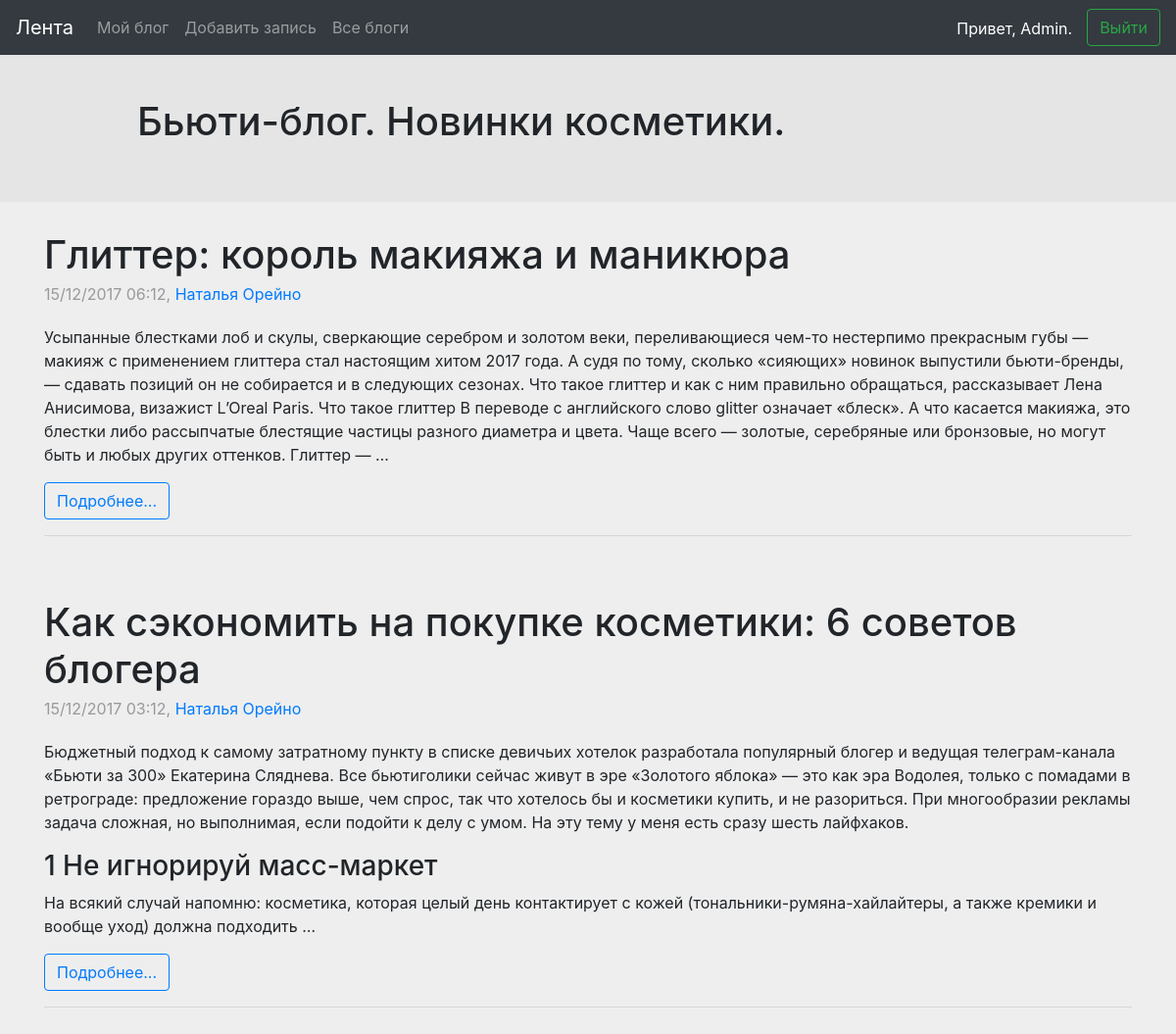
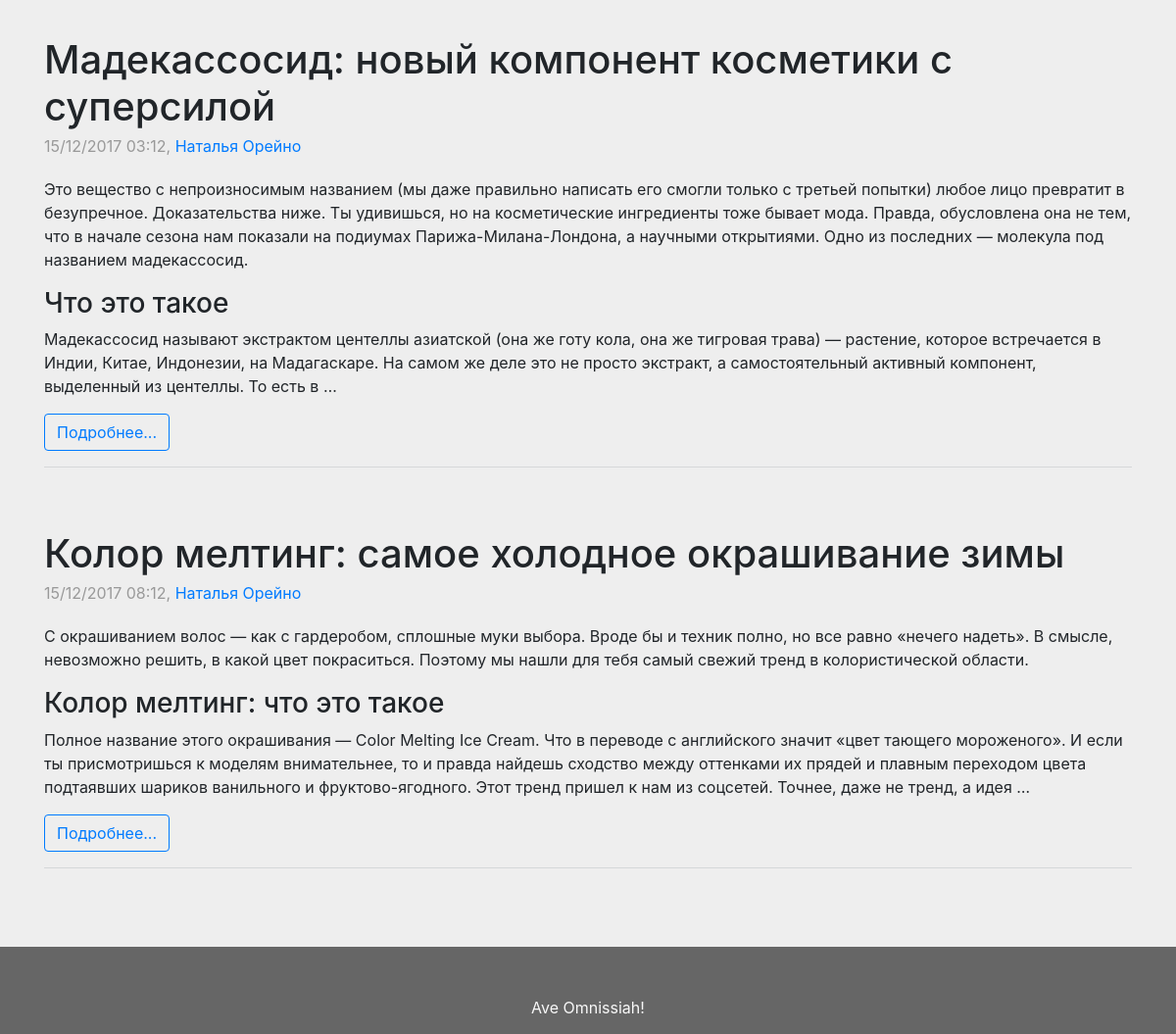
Screenshot of /4/ (signed in) with the database file from the repository (2 pictures, top to bottom).
### users/models.py (models this page shows, shortened)
class Users(models.Model):
    user = models.OneToOneField(User, null=True)
    blog_name = models.CharField(max_length=200, blank=True, verbose_name='Название блога')
    subscribes = models.ManyToManyField('Users', related_name='subscribers', verbose_name='Подписки', blank=True)
    viewed_records = models.ManyToManyField(Record, related_name='viewers', verbose_name='Просмотренные', blank=True)

### blogs/models.py (models this page shows, shortened)
class Record(models.Model):
    creator = models.ForeignKey('users.Users', related_name='records', verbose_name='Автор')
    title = models.CharField(max_length=200, blank=True, verbose_name='Название')
    body = models.TextField(verbose_name='Текст')
    created = models.DateTimeField(auto_now_add=True)
    class Meta:
        ordering = ('-created',)

### blogs/views.py (the view, shortened to what this page needs)
# urls.py: url(r'^(?P<pk>[0-9]+)/$', RecordListView.as_view(), name='records'),
class RecordListView(ListView):
    model = Record
    context_object_name = 'records'
    def get_queryset(self):
        pk_list = [self.kwargs.get('pk', None)]
        queryset = Record.objects.filter(creator_id__in=list(pk_list))
        return queryset
    def get_context_data(self, **kwargs):
        context = super(RecordListView, self).get_context_data(**kwargs)
        try:
            context['title'] = Users.objects.get(id=self.kwargs['pk']).blog_name
        except KeyError:
            context['title'] = 'Лента новостей'
        return context

### templates/blogs/record_list.html (shortened to what this page needs)
{% extends 'main.html' %}
{% block title %}
    <h1>{{ title }}</h1>
{% endblock %}
{% block content %}
    <div class="row">
        <div class="col-12">
            {% for record in records %}
                <div class="blog-post">
                    <h2 class="blog-post-title">
                        {{ record.title }}
                    </h2>
                    <p class="blog-post-meta">
                        {{ record.created|date:"d/m/Y h:m" }},
                        <a href="{% url 'blogs:records' record.creator.id %}">{{ record.creator.user.get_full_name }}</a>
                    </p>
                     <p>{{ record.body|truncatewords:100|safe }}</p>
                    <p class="btn btn-outline-primary"><a href="{% url 'blogs:record' record.id %}">Подробнее...</a></p>
                </div>
            {% endfor %}
        </div>
    </div>
{% endblock %}

### templates/main.html (shortened to what this page needs)
{% load static %}
<!DOCTYPE html>
<html lang="en">
<head>
    <link rel="stylesheet" href="{% static 'bootstrap/css/bootstrap.css'%}">
    <link rel="stylesheet" href="{% static 'styles.css'%}">
</head>
<body>
<nav class="navbar navbar-expand-md navbar-dark bg-dark fixed-top">
      {% if request.user.id %}
          <a class="navbar-brand" href="{% url 'blogs:records' %}">Лента</a>
      {% endif %}
      <div class="collapse navbar-collapse" id="navbarsExampleDefault">
        <ul class="navbar-nav mr-auto">
          {% if request.user.id %}
              <li class="nav-item">
                <a class="nav-link" href="{% url 'blogs:records' request.user.id %}">Мой блог</a>
              </li>
              <li class="nav-item">
                <a class="nav-link" href="{% url 'blogs:add_record' %}">Добавить запись</a>
              </li>
          {% endif %}
          <li class="nav-item">
            <a class="nav-link" href="{% url 'users:blogs' %}">Все блоги</a>
          </li>
        </ul>
        {% if request.user.id %}
            <div class="row">
                <div class="greeting">
                    Привет, {{ request.user.first_name }}.
                </div>
                <div class="col">
                    <a href="{% url 'logout' %}" class="btn btn-outline-success my-2 my-sm-0">Выйти</a>
                </div>
            </div>
        {% else %}
          <div class="row col-1">
              <a href="{% url 'login' %}" class="btn btn-outline-success my-2 my-sm-0">Войти</a>
            </div>
        {% endif %}
      </div>
    </nav>
<div class = "header">
    <div class="container">
        <div class="row">
            <div class="col-10" style="margin: 30px auto">
                {% block title %}
                {% endblock %}
            </div>
        </div>
    </div>
</div>
<div class="container">
    {% block content %}
    {% endblock %}
</div>
<footer>
    <div class="container">
        <div class="row justify-content-center">
            <div class="row" style="margin-top: 50px; color: #f8f8f8">
                Ave Omnissiah!
            </div>
        </div>
    </div>
</footer>
</body>
</html>

### static/styles.css (style rules this page uses)
html { position: relative; min-height: 100%; }
body { background-color: #eee; margin-bottom: 105px; }
.greeting { color: #fff; padding-top: 0.5rem; text-align: center; }
.header { padding:70px 0 20px; background-color: #e5e5e5; margin-bottom: 30px }
footer { position: absolute; bottom: 0; width: 100%; background-color: #666; padding-bottom: 15px; margin-top: 50px; }
.blog-post { margin-bottom: 4rem; border-bottom: 1px solid #868e9640; }
.blog-post-title { margin-bottom: .25rem; font-size: 2.5rem; }
.blog-post-meta { margin-bottom: 1.25rem; color: #999; }
.btn a { text-decoration: None !important; }

### rows the page displays
Users: blog_name "Бьюти-блог. Новинки косметики."
Record: title "Глиттер: король макияжа и маникюра", created "15/12/2017 06:12", creator.user.get_full_name "Наталья Орейно", body "Усыпанные блестками лоб и скулы, сверкающие серебром и золотом веки, переливающиеся чем-то нестерпимо прекрасным губы — макияж с применением глиттера стал настоящим хитом 2017 года. А судя по тому, сколько «сияющих» новинок выпустили бьюти-бренды, — сдавать позиций он не собирается и в следующих сезонах. Что такое глиттер и как с ним правильно обращаться, рассказывает Лена Анисимова, визажист L’Oreal Paris. Что такое глиттер В переводе с английского слово glitter означает «блеск». А что касается макияжа, это блестки либо рассыпчатые блестящие частицы разного диаметра и цвета. Чаще всего — золотые, серебряные или бронзовые, но могут быть и любых других оттенков. Глиттер — …"
Record: title "Как сэкономить на покупке косметики: 6 советов блогера", created "15/12/2017 03:12", creator.user.get_full_name "Наталья Орейно", body "Бюджетный подход к самому затратному пункту в списке девичьих хотелок разработала популярный блогер и ведущая телеграм-канала «Бьюти за 300» Екатерина Сляднева. Все бьютиголики сейчас живут в эре «Золотого яблока» — это как эра Водолея, только с помадами в ретрограде: предложение гораздо выше, чем спрос, так что хотелось бы и косметики купить, и не разориться. При многообразии рекламы задача сложная, но выполнимая, если подойти к делу с умом. На эту тему у меня есть сразу шесть лайфхаков. 1 Не игнорируй масс-маркет На всякий случай напомню: косметика, которая целый день контактирует с кожей (тональники-румяна-хайлайтеры, а также кремики и вообще уход) должна подходить …"
Record: title "Мадекассосид: новый компонент косметики с суперсилой", created "15/12/2017 03:12", creator.user.get_full_name "Наталья Орейно", body "Это вещество с непроизносимым названием (мы даже правильно написать его смогли только с третьей попытки) любое лицо превратит в безупречное. Доказательства ниже. Ты удивишься, но на косметические ингредиенты тоже бывает мода. Правда, обусловлена она не тем, что в начале сезона нам показали на подиумах Парижа-Милана-Лондона, а научными открытиями. Одно из последних — молекула под названием мадекассосид. Что это такое Мадекассосид называют экстрактом центеллы азиатской (она же готу кола, она же тигровая трава) — растение, которое встречается в Индии, Китае, Индонезии, на Мадагаскаре. На самом же деле это не просто экстракт, а самостоятельный активный компонент, выделенный из центеллы. То есть…"
Record: title "Колор мелтинг: самое холодное окрашивание зимы", created "15/12/2017 08:12", creator.user.get_full_name "Наталья Орейно", body "С окрашиванием волос — как с гардеробом, сплошные муки выбора. Вроде бы и техник полно, но все равно «нечего надеть». В смысле, невозможно решить, в какой цвет покраситься. Поэтому мы нашли для тебя самый свежий тренд в колористической области. Колор мелтинг: что это такое Полное название этого окрашивания — Color Melting Ice Cream. Что в переводе с английского значит «цвет тающего мороженого». И если ты присмотришься к моделям внимательнее, то и правда найдешь сходство между оттенками их прядей и плавным переходом цвета подтаявших шариков ванильного и фруктово-ягодного. Этот тренд пришел к нам из соцсетей. Точнее, даже не тренд, а идея …"

### other values shown
{{ request.user.first_name }} "Admin"
